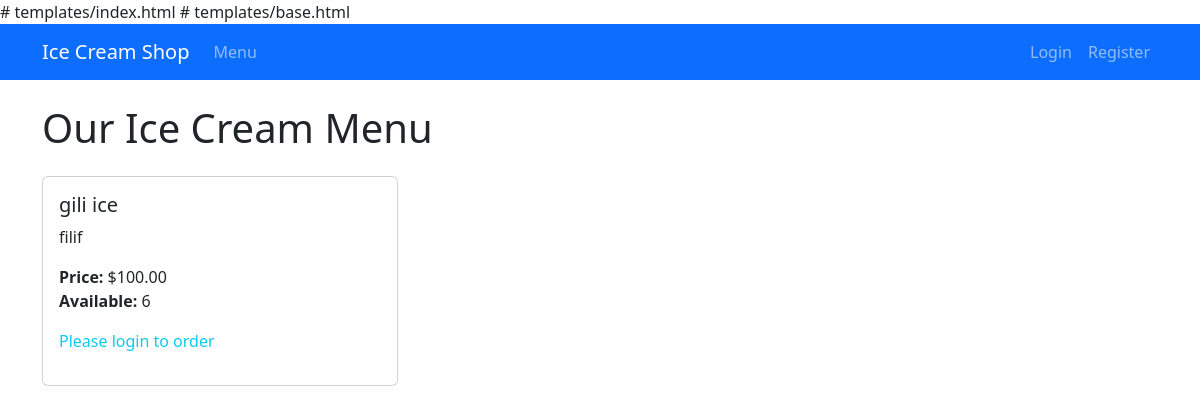
The page / on the database its author committed.
### models.py (models this page shows)
class IceCream(db.Model):
    id = db.Column(db.Integer, primary_key=True)
    name = db.Column(db.String(80), nullable=False)
    description = db.Column(db.Text)
    price = db.Column(db.Float, nullable=False)
    stock = db.Column(db.Integer, default=0)

### app.py (the view)
@app.route('/')
def index():
    ice_creams = IceCream.query.all()
    return render_template('index.html', ice_creams=ice_creams)

### templates/index.html (shortened to what this page needs)
{% extends "base.html" %}
{% block content %}
<h1 class="mb-4">Our Ice Cream Menu</h1>
<form method="post" action="{{ url_for('place_order') }}">
    <div class="row row-cols-1 row-cols-md-3 g-4">
        {% for ice_cream in ice_creams %}
        <div class="col">
            <div class="card h-100">
                <div class="card-body">
                    <h5 class="card-title">{{ ice_cream.name }}</h5>
                    <p class="card-text">{{ ice_cream.description }}</p>
                    <p class="card-text">
                        <strong>Price:</strong> ${{ "%.2f"|format(ice_cream.price) }}<br>
                        <strong>Available:</strong> {{ ice_cream.stock }}
                    </p>
                    {% if current_user.is_authenticated and ice_cream.stock > 0 %}
                    <div class="input-group">
                        <input type="number"
                               name="quantity_{{ ice_cream.id }}"
                               class="form-control"
                               value="0"
                               min="0"
                               max="{{ ice_cream.stock }}">
                        <span class="input-group-text">scoops</span>
                    </div>
                    {% elif ice_cream.stock <= 0 %}
                    <p class="text-danger">Out of stock</p>
                    {% else %}
                    <p class="text-info">Please login to order</p>
                    {% endif %}
                </div>
            </div>
        </div>
        {% endfor %}
    </div>
</form>
{% endblock %}

### rows shown on the page
IceCream: name "gili ice", description "filif", price "100.00", stock "6", shows "Please login to order"
